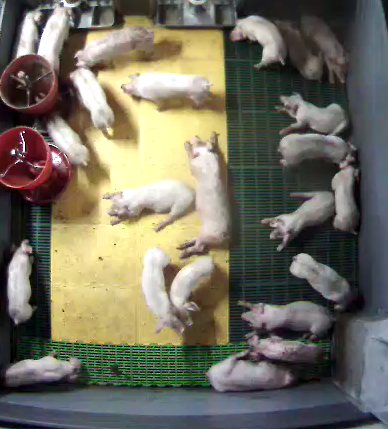
#> input picture 240520/jochiwon/1.png, 388 x 429 px; its folder holds only this picture in this run
$ python exp3_1.py
#> lines starting #> are read from the running program, lines starting #| are printed output that depends on the picture
import cv2
import os
import matplotlib.pyplot as plt
import numpy as np

# import video file
folder_path = './jochiwon'
files = os.listdir(folder_path)

frame_cnt = len(files)

for file in files:
    # read video file frame by frame
    file_path = os.path.join(folder_path, file)
    image = cv2.imread(file_path, cv2.IMREAD_GRAYSCALE)
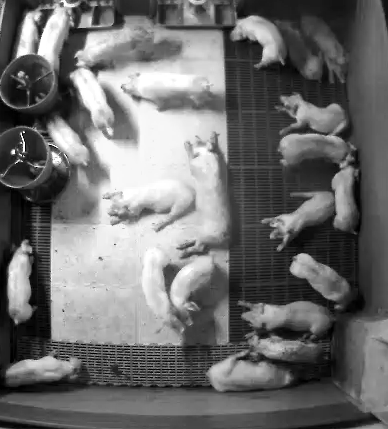
#> image: shape (429, 388); min 0, max 255, mean 109.5

    # to 7bit
    gray_7bit = np.right_shift(image, 1)
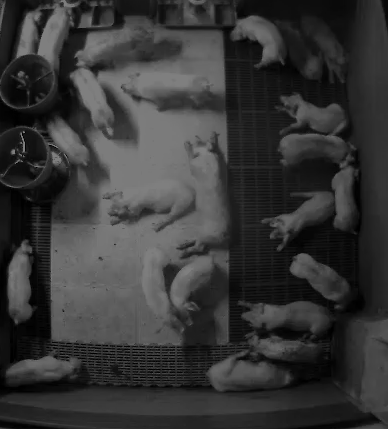
#> gray_7bit: shape (429, 388); min 0, max 127, mean 54.5

    # calc hist
    hist = cv2.calcHist([gray_7bit], [0], None, [256], [0, 256])
#> hist = 256 values, max 2736 at index 22, min 0 at index 128, mean 650.2

    # plot
    plt.subplot(1, 2, 1)
    plt.plot(hist, color='gray')

    plt.subplot(1, 2, 2)
    plt.imshow(gray_7bit, cmap='gray')

    plt.show()
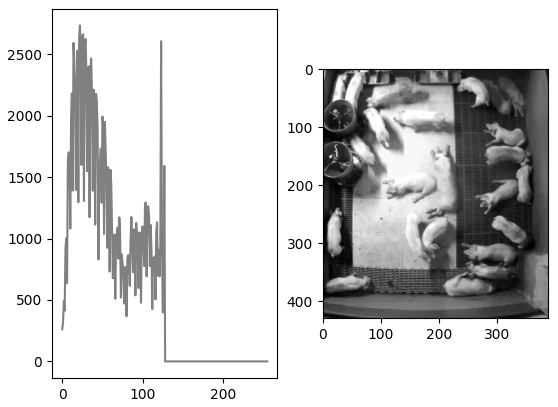
#> figure drawn by matplotlib, 2 panels; panel 1: curve peaks at x = 22, y = 2736

# close object and window
cv2.destroyAllWindows()

$ run again, on 240520/jochiwon/2.png
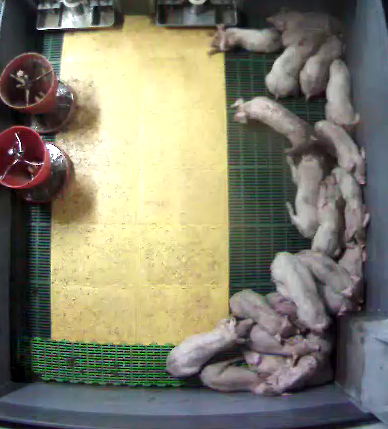
#> input picture 240520/jochiwon/2.png, 388 x 429 px
#> `gray_7bit = np.right_shift(image, 1)`:
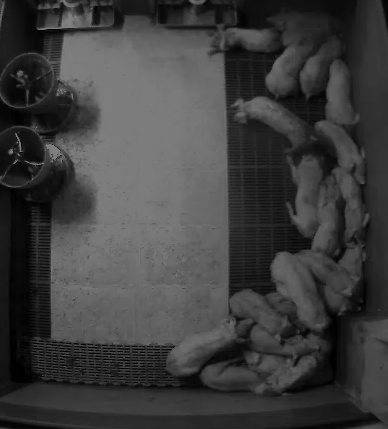
#> gray_7bit: shape (429, 388); min 0, max 127, mean 62.4
#> hist = 256 values, max 5576 at index 124, min 0 at index 128, mean 650.2
#> `plt.show()`:
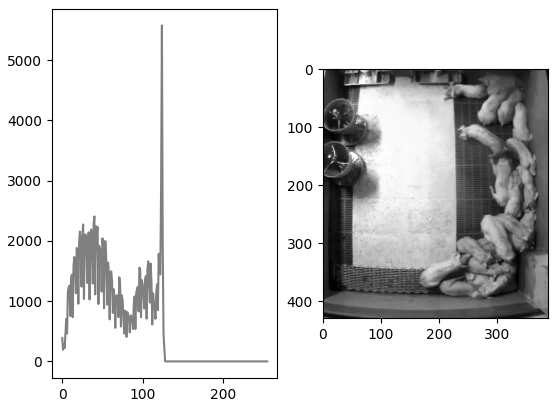
#> figure drawn by matplotlib, 2 panels; panel 1: curve peaks at x = 124, y = 5576
